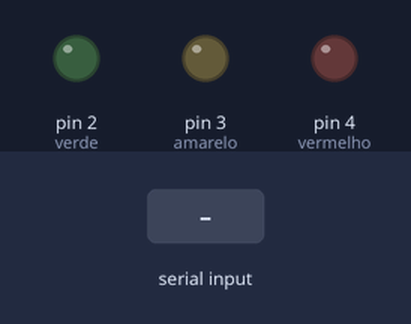
A sketch run on a simulated Arduino Uno, built with avr-gcc and run on an emulated ATmega328P. Parts: output pins drawn as LEDs (lit = HIGH). The inputs (shaded band) are chosen by the test bench.

Above: at 1.2 s.
1.3 s: "a" received over the second serial link
At 2.5 s:
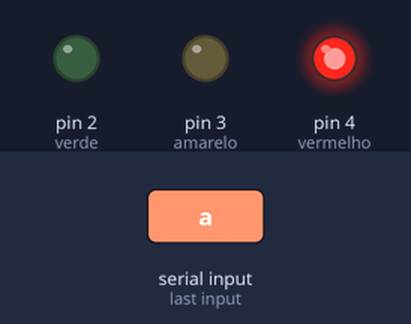
2.8 s: "b" received over the second serial link
At 3.7 s:
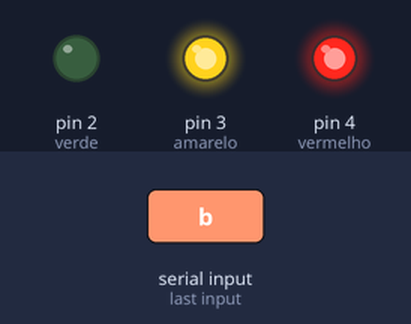
4.3 s: "c" received over the second serial link
At 4.8 s:
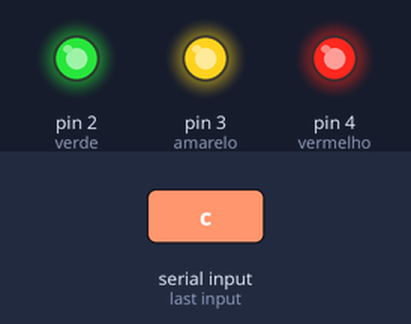
5.8 s: "a" received over the second serial link
At 7.0 s:
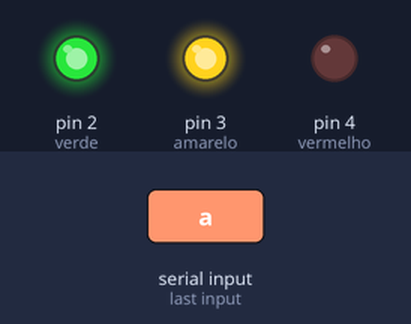
7.3 s: "b" received over the second serial link
At 8.3 s:
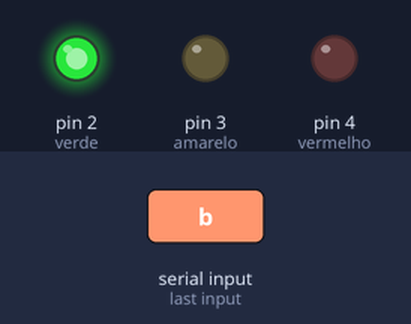
Timing chart, 0 to 9.8 s (numbered marks = the images above; inputs shaded):
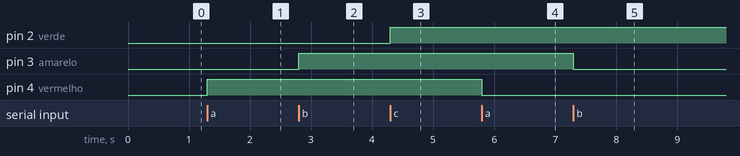

Measured:
- after the input at 1.3 s, pin 4 (vermelho): LOW → HIGH at once
- after the input at 2.8 s, pin 3 (amarelo): LOW → HIGH at once
- after the input at 4.3 s, pin 2 (verde): LOW → HIGH at once
- after the input at 5.8 s, pin 4 (vermelho): HIGH → LOW at once
- after the input at 7.3 s, pin 3 (amarelo): HIGH → LOW at once

The sketch:

jeremias.ino
```cpp
/* Biblioteca */
#include <SoftwareSerial.h> /* Comandos Seriais */

SoftwareSerial HC05(10, 11); /* TX-RX */


/* Variáveis Lógicas ON-OFF */
int state = 0;  /*Controla o status do LED Vermelho */
int state2 = 0; /*Controla o status do LED Amarelo */
int state3 = 0; /* Controla o status do LED Verde */

/* Define a pinagem do LED */
#define vermelho 4
#define amarelo 3
#define verde 2

void setup()
{
  Serial.begin(9600);        /* Taxa de transmissão na serial */
  HC05.begin(9600);        /* Taxa de transmissão do Módulo */

  pinMode(verde, OUTPUT);      /* Declara verde como OUTPUT */
  pinMode(amarelo, OUTPUT);         /* Declara amarelo como OUTPUT */
  pinMode(vermelho, OUTPUT); /* Declara vermelho como OUTPUT */

}
void loop()
{
  /* Armazena os valores de leitura de HC05 na variável readBluetooth */
  int readBluetooth = HC05.read();

  switch (readBluetooth)
  { /* De acordo com o valor armazenado em readBluetooth */
    case 'a': /* Caso receba o caractere 'a'*/
      state = !state; /* substitui o valor de state entre 0 e 1 */
      digitalWrite(vermelho, state); /* state aciona ou desliga o LED */
      break; /* Fim do caso 'a' */

    case 'b': /* Caso receba o caractere 'b' */
      state2 = !state2; /* substitui o valor de state entre 0 e 1 */
      digitalWrite(amarelo, state2);/* state aciona ou desliga o LED */
      break; /* Fim do caso 'b'*/

    case 'c': /* Caso receba o caractere 'c' */
      state3 = !state3;/* substitui o valor de state entre 0 e 1 */
      digitalWrite(verde, state3);/* state aciona ou desliga o LED */
      break; /* Fim do caso 'c' */
  }
}
```
